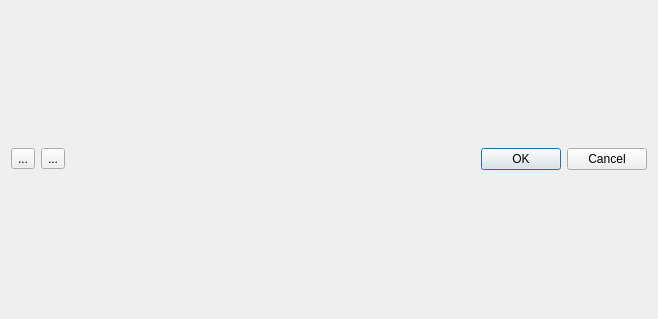
<?xml version="1.0" encoding="UTF-8"?>
<ui version="4.0">
 <class>DeviceConfigurationsDialog</class>
 <widget class="QDialog" name="DeviceConfigurationsDialog">
  <property name="geometry">
   <rect>
    <x>0</x>
    <y>0</y>
    <width>658</width>
    <height>319</height>
   </rect>
  </property>
  <property name="windowTitle">
   <string>Edit device configurations...</string>
  </property>
  <layout class="QVBoxLayout" name="verticalLayout">
   <item>
    <layout class="QHBoxLayout" name="horizontalLayout">
     <property name="spacing">
      <number>6</number>
     </property>
     <item>
      <widget class="QToolButton" name="add_device_button">
       <property name="text">
        <string>...</string>
       </property>
      </widget>
     </item>
     <item>
      <widget class="QToolButton" name="remove_device_button">
       <property name="text">
        <string>...</string>
       </property>
      </widget>
     </item>
     <item>
      <widget class="QDialogButtonBox" name="buttonBox">
       <property name="orientation">
        <enum>Qt::Horizontal</enum>
       </property>
       <property name="standardButtons">
        <set>QDialogButtonBox::Cancel|QDialogButtonBox::Ok</set>
       </property>
      </widget>
     </item>
    </layout>
   </item>
  </layout>
 </widget>
 <resources/>
 <connections>
  <connection>
   <sender>buttonBox</sender>
   <signal>accepted()</signal>
   <receiver>DeviceConfigurationsDialog</receiver>
   <slot>accept()</slot>
   <hints>
    <hint type="sourcelabel">
     <x>248</x>
     <y>254</y>
    </hint>
    <hint type="destinationlabel">
     <x>157</x>
     <y>274</y>
    </hint>
   </hints>
  </connection>
  <connection>
   <sender>buttonBox</sender>
   <signal>rejected()</signal>
   <receiver>DeviceConfigurationsDialog</receiver>
   <slot>reject()</slot>
   <hints>
    <hint type="sourcelabel">
     <x>316</x>
     <y>260</y>
    </hint>
    <hint type="destinationlabel">
     <x>286</x>
     <y>274</y>
    </hint>
   </hints>
  </connection>
 </connections>
</ui>
